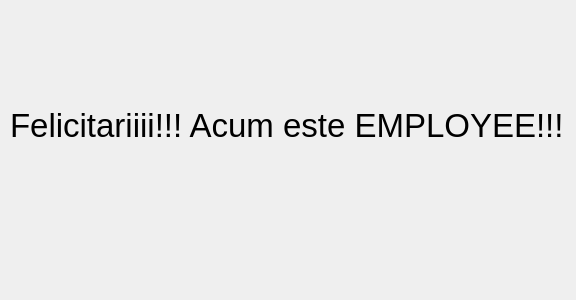
<?xml version="1.0" encoding="UTF-8"?>
<ui version="4.0">
 <class>Employee_Window</class>
 <widget class="QWidget" name="Employee_Window">
  <property name="geometry">
   <rect>
    <x>0</x>
    <y>0</y>
    <width>576</width>
    <height>300</height>
   </rect>
  </property>
  <property name="windowTitle">
   <string>Employee_Window</string>
  </property>
  <widget class="QLabel" name="label">
   <property name="geometry">
    <rect>
     <x>10</x>
     <y>90</y>
     <width>551</width>
     <height>71</height>
    </rect>
   </property>
   <property name="styleSheet">
    <string notr="true">font-size:25pt</string>
   </property>
   <property name="text">
    <string>Felicitariiii!!! Acum este EMPLOYEE!!!</string>
   </property>
  </widget>
 </widget>
 <layoutdefault spacing="6" margin="11"/>
 <resources/>
 <connections/>
</ui>
